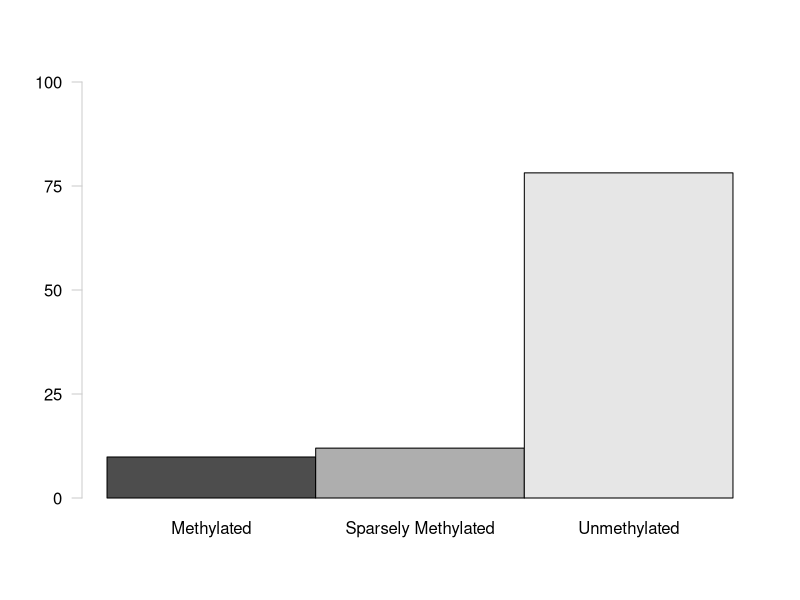
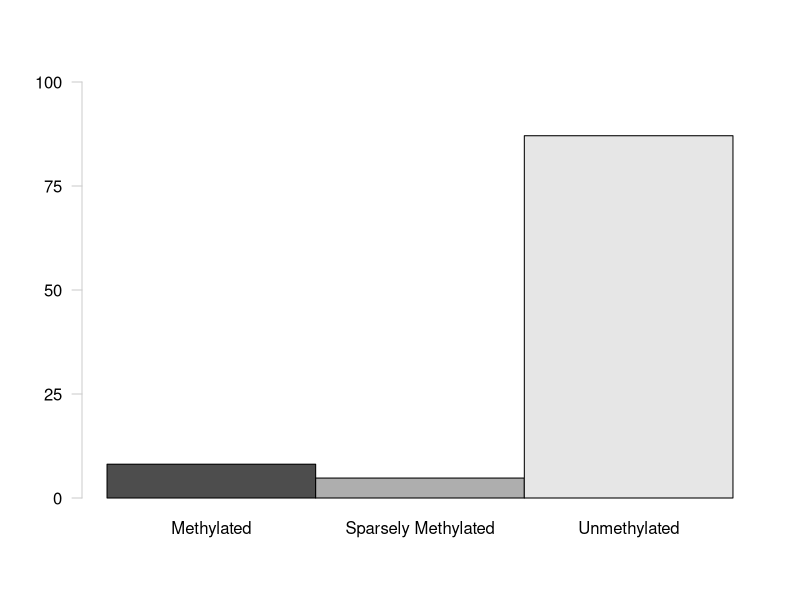
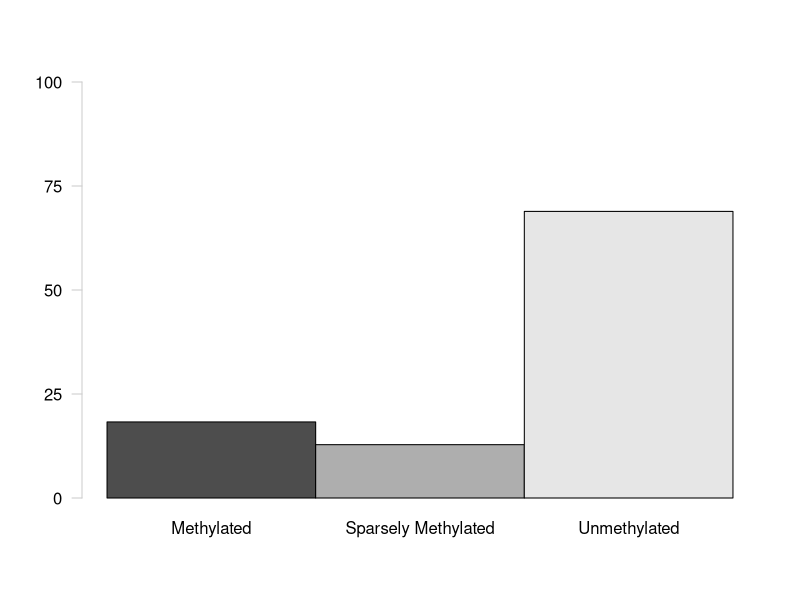
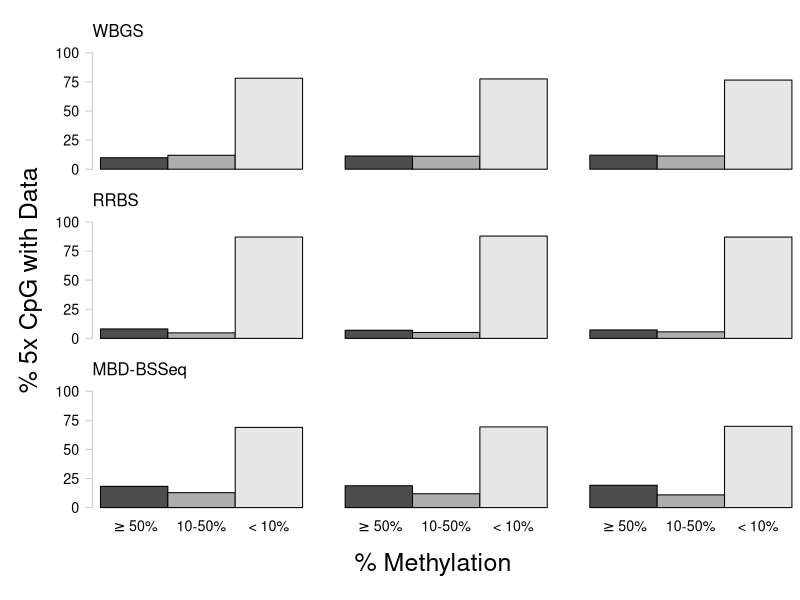
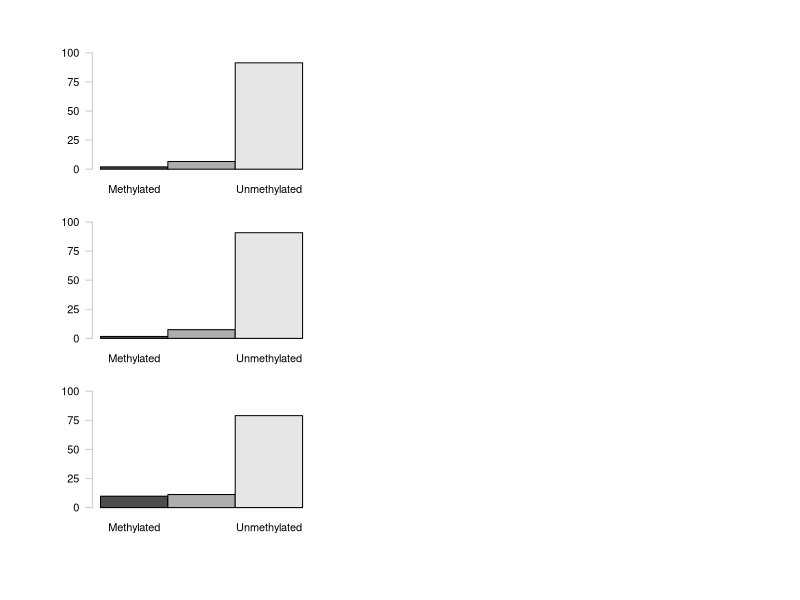
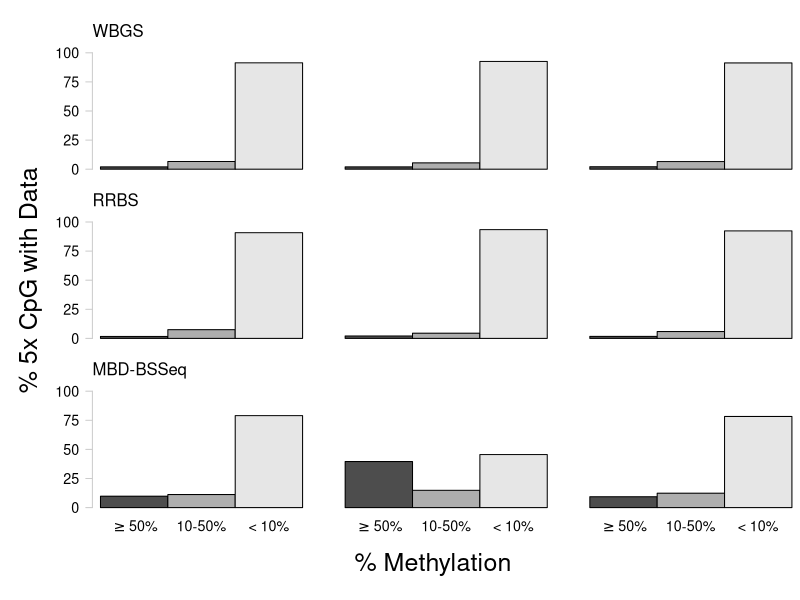

Write the R code that produced these figures, in order.
## ---- chunk 1
knitr::opts_chunk$set(echo = TRUE)
## ---- chunk 2
sessionInfo()
## ---- chunk 3
McapAll <- read.table("../analyses/Characterizing-CpG-Methylation-5x/Mcap/Mcap-5x-bedgraph-counts.txt", header = FALSE, col.names = c("totalLines", "filename")) #Import file using space as a delimiter. Columns are the number of lines and the filename
McapAll <- McapAll[-10,] #Remove last row (total lines for all files)
tail(McapAll) #Confirm import
## ---- chunk 4
McapMeth <- read.table("../analyses/Characterizing-CpG-Methylation-5x/Mcap/Mcap-5x-Meth-counts.txt", header = FALSE, col.names = c("Meth", "filename")) #Import file using space as a delimiter. Columns are the number of lines and the filename
McapMeth <- McapMeth[-10,] #Remove last row (total lines for all files)
tail(McapMeth) #Confirm import
## ---- chunk 5
McapSparseMeth <- read.table("../analyses/Characterizing-CpG-Methylation-5x/Mcap/Mcap-5x-sparseMeth-counts.txt", header = FALSE, col.names = c("sparseMeth", "filename")) #Import file using space as a delimiter. Columns are the number of lines and the filename
McapSparseMeth <- McapSparseMeth[-10,] #Remove last row (total lines for all files)
tail(McapSparseMeth) #Confirm import
## ---- chunk 6
McapUnMeth <- read.table("../analyses/Characterizing-CpG-Methylation-5x/Mcap/Mcap-5x-unMeth-counts.txt", header = FALSE, col.names = c("unMeth", "filename")) #Import file using space as a delimiter. Columns are the number of lines and the filename
McapUnMeth <- McapUnMeth[-10,] #Remove last row (total lines for all files)
tail(McapUnMeth) #Confirm import
## ---- chunk 7
McapCpGType <- cbind(McapAll, McapMeth, McapSparseMeth, McapUnMeth) #Mash tables together by column
McapCpGType <- McapCpGType[,-c(2,4,6,8)] #Remove filename columns
tail(McapCpGType) #Confirm table mashing
## ---- chunk 8
McapCpGType$percentMeth <- (McapCpGType$Meth / McapCpGType$totalLines) * 100 #Calculate percent methylated loci
McapCpGType$percentSparseMeth <- (McapCpGType$sparseMeth / McapCpGType$totalLines) * 100 #Calculate percent sparsely methylated loci
McapCpGType$percentUnMeth <- (McapCpGType$unMeth / McapCpGType$totalLines) * 100 #Calculate percent unmethylated loci
McapCpGType <- McapCpGType[,c(1, 2, 5, 3, 6, 4, 7)] #Reorganize columns
tail(McapCpGType) #Confirm calculations
## ---- chunk 9
write.table(McapCpGType, "../analyses/Characterizing-CpG-Methylation-5x/Mcap/Mcap-CpG-Type.txt", sep = "\t", quote = FALSE, row.names = TRUE) #Save summary table
## ---- chunk 10
PactAll <- read.table("../analyses/Characterizing-CpG-Methylation-5x/Pact/Pact-5x-bedgraph-counts.txt", header = FALSE, col.names = c("totalLines", "filename")) #Import file using space as a delimiter. Columns are the number of lines and the filename
PactAll <- PactAll[-10,] #Remove last row (total lines for all files)
tail(PactAll) #Confirm import
## ---- chunk 11
PactMeth <- read.table("../analyses/Characterizing-CpG-Methylation-5x/Pact/Pact-5x-Meth-counts.txt", header = FALSE, col.names = c("Meth", "filename")) #Import file using space as a delimiter. Columns are the number of lines and the filename
PactMeth <- PactMeth[-10,] #Remove last row (total lines for all files)
tail(PactMeth) #Confirm import
## ---- chunk 12
PactSparseMeth <- read.table("../analyses/Characterizing-CpG-Methylation-5x/Pact/Pact-5x-sparseMeth-counts.txt", header = FALSE, col.names = c("sparseMeth", "filename")) #Import file using space as a delimiter. Columns are the number of lines and the filename
PactSparseMeth <- PactSparseMeth[-10,] #Remove last row (total lines for all files)
tail(PactSparseMeth) #Confirm import
## ---- chunk 13
PactUnMeth <- read.table("../analyses/Characterizing-CpG-Methylation-5x/Pact/Pact-5x-unMeth-counts.txt", header = FALSE, col.names = c("unMeth", "filename")) #Import file using space as a delimiter. Columns are the number of lines and the filename
PactUnMeth <- PactUnMeth[-10,] #Remove last row (total lines for all files)
tail(PactUnMeth) #Confirm import
## ---- chunk 14
PactCpGType <- cbind(PactAll, PactMeth, PactSparseMeth, PactUnMeth) #Mash tables together by column
PactCpGType <- PactCpGType[,-c(2,4,6,8)] #Remove filename columns
tail(PactCpGType) #Confirm table mashing
## ---- chunk 15
PactCpGType$percentMeth <- (PactCpGType$Meth / PactCpGType$totalLines) * 100 #Calculate percent methylated loci
PactCpGType$percentSparseMeth <- (PactCpGType$sparseMeth / PactCpGType$totalLines) * 100 #Calculate percent sparsely methylated loci
PactCpGType$percentUnMeth <- (PactCpGType$unMeth / PactCpGType$totalLines) * 100 #Calculate percent unmethylated loci
PactCpGType <- PactCpGType[,c(1, 2, 5, 3, 6, 4, 7)] #Reorganize columns
tail(PactCpGType) #Confirm calculations
## ---- chunk 16
write.table(PactCpGType, "../analyses/Characterizing-CpG-Methylation-5x/Pact/Pact-CpG-Type.txt", sep = "\t", quote = FALSE, row.names = TRUE) #Save summary table
## ---- chunk 17
McapGeneOverlaps <- read.table("../analyses/Characterizing-CpG-Methylation-5x/Mcap/Mcap-5x-mcGenes-counts.txt", header = FALSE, col.names = c("counts", "filename")) #Import file with all file-gene overlaps
McapGeneOverlaps <- McapGeneOverlaps[-37,] #Remove final row
tail(McapGeneOverlaps) #Confirm import
## ---- chunk 18
McapGeneSummary <- data.frame("totalLines" = rep(0, times = 9),
                              "Meth" = rep(0, times = 9),
                              "sparseMeth" = rep(0, times = 9),
                              "unMeth" = rep(0, times = 9)) #Create empty dataframe for final summary table
head(McapGeneSummary) #Confirm dataframe creation
## ---- chunk 19
nLines <- length(McapGeneSummary$totalLines) #Count number of lines
for(i in 1:nLines) {
  McapGeneSummary[i,1] <- McapGeneOverlaps[i+(3*i),1]
} #For every file with the total number of CpG with data (i + (3*i)), take the value in the first column (total lines) and save it in the first column
head(McapGeneSummary) #Confirm values were added
## ---- chunk 20
for(i in 1:nLines) {
  McapGeneSummary[i,2] <- McapGeneOverlaps[(i+(3*i)-3),1]
} #For every file with the total number of CpG with data ((i + (3*i))-3), take the value in the first column (total lines) and save it in the second column
head(McapGeneSummary) #Confirm values were added
## ---- chunk 21
for(i in 1:nLines) {
  McapGeneSummary[i,3] <- McapGeneOverlaps[(i+(3*i)-2),1]
} #For every file with the total number of CpG with data ((i + (3*i))-2), take the value in the first column (total lines) and save it in the third column
head(McapGeneSummary) #Confirm values were added
## ---- chunk 22
for(i in 1:nLines) {
  McapGeneSummary[i,4] <- McapGeneOverlaps[(i+(3*i)-1),1]
} #For every file with the total number of CpG with data ((i + (3*i))-1), take the value in the first column (total lines) and save it in the fourth column
head(McapGeneSummary) #Confirm values were added
## ---- chunk 23
McapGeneSummary$percentMeth <- (McapGeneSummary$Meth / McapGeneSummary$totalLines) * 100 #Calculate percent methylated
McapGeneSummary$percentSparseMeth <- (McapGeneSummary$sparseMeth / McapGeneSummary$totalLines) * 100 #Calculate percent sparsely methylated
McapGeneSummary$percentUnMeth <- (McapGeneSummary$unMeth / McapGeneSummary$totalLines) * 100 #Calculate percent unmethylated
McapGeneSummary <- McapGeneSummary[,c(1,2,5,3,6,4,7)] #Rearrange columns
tail(McapGeneSummary) #Confirm calculations
## ---- chunk 24
write.table(McapGeneSummary, "../analyses/Characterizing-CpG-Methylation-5x/Mcap/Mcap-Gene-Overlaps.txt", sep = "\t", quote = FALSE, row.names = TRUE) #Save summary table
## ---- chunk 25
McapCDSOverlaps <- read.table("../analyses/Characterizing-CpG-Methylation-5x/Mcap/Mcap-5x-mcCDS-counts.txt", header = FALSE, col.names = c("counts", "filename")) #Import file with all file-CDS overlaps
McapCDSOverlaps <- McapCDSOverlaps[-37,] #Remove final row
tail(McapCDSOverlaps) #Confirm import
## ---- chunk 26
McapCDSSummary <- data.frame("totalLines" = rep(0, times = 9),
                              "Meth" = rep(0, times = 9),
                              "sparseMeth" = rep(0, times = 9),
                              "unMeth" = rep(0, times = 9)) #Create empty dataframe for final summary table
head(McapCDSSummary) #Confirm dataframe creation
## ---- chunk 27
nLines <- length(McapCDSSummary$totalLines) #Count number of lines
for(i in 1:nLines) {
  McapCDSSummary[i,1] <- McapCDSOverlaps[i+(3*i),1]
} #For every file with the total number of CpG with data (i + (3*i)), take the value in the first column (total lines) and save it in the first column
head(McapCDSSummary) #Confirm values were added
## ---- chunk 28
for(i in 1:nLines) {
  McapCDSSummary[i,2] <- McapCDSOverlaps[(i+(3*i)-3),1]
} #For every file with the total number of CpG with data ((i + (3*i))-3), take the value in the first column (total lines) and save it in the second column
head(McapCDSSummary) #Confirm values were added
## ---- chunk 29
for(i in 1:nLines) {
  McapCDSSummary[i,3] <- McapCDSOverlaps[(i+(3*i)-2),1]
} #For every file with the total number of CpG with data ((i + (3*i))-2), take the value in the first column (total lines) and save it in the third column
head(McapCDSSummary) #Confirm values were added
## ---- chunk 30
for(i in 1:nLines) {
  McapCDSSummary[i,4] <- McapCDSOverlaps[(i+(3*i)-1),1]
} #For every file with the total number of CpG with data ((i + (3*i))-1), take the value in the first column (total lines) and save it in the fourth column
head(McapCDSSummary) #Confirm values were added
## ---- chunk 31
McapCDSSummary$percentMeth <- (McapCDSSummary$Meth / McapCDSSummary$totalLines) * 100 #Calculate percent methylated
McapCDSSummary$percentSparseMeth <- (McapCDSSummary$sparseMeth / McapCDSSummary$totalLines) * 100 #Calculate percent sparsely methylated
McapCDSSummary$percentUnMeth <- (McapCDSSummary$unMeth / McapCDSSummary$totalLines) * 100 #Calculate percent unmethylated
McapCDSSummary <- McapCDSSummary[,c(1,2,5,3,6,4,7)] #Rearrange columns
tail(McapCDSSummary) #Confirm calculations
## ---- chunk 32
write.table(McapCDSSummary, "../analyses/Characterizing-CpG-Methylation-5x/Mcap/Mcap-CDS-Overlaps.txt", sep = "\t", quote = FALSE, row.names = TRUE) #Save summary table
## ---- chunk 33
McapIntronsOverlaps <- read.table("../analyses/Characterizing-CpG-Methylation-5x/Mcap/Mcap-5x-mcIntrons-counts.txt", header = FALSE, col.names = c("counts", "filename")) #Import file with all file-Introns overlaps
McapIntronsOverlaps <- McapIntronsOverlaps[-37,] #Remove final row
tail(McapIntronsOverlaps) #Confirm import
## ---- chunk 34
McapIntronsSummary <- data.frame("totalLines" = rep(0, times = 9),
                              "Meth" = rep(0, times = 9),
                              "sparseMeth" = rep(0, times = 9),
                              "unMeth" = rep(0, times = 9)) #Create empty dataframe for final summary table
head(McapIntronsSummary) #Confirm dataframe creation
## ---- chunk 35
nLines <- length(McapIntronsSummary$totalLines) #Count number of lines
for(i in 1:nLines) {
  McapIntronsSummary[i,1] <- McapIntronsOverlaps[i+(3*i),1]
} #For every file with the total number of CpG with data (i + (3*i)), take the value in the first column (total lines) and save it in the first column
head(McapIntronsSummary) #Confirm values were added
## ---- chunk 36
for(i in 1:nLines) {
  McapIntronsSummary[i,2] <- McapIntronsOverlaps[(i+(3*i)-3),1]
} #For every file with the total number of CpG with data ((i + (3*i))-3), take the value in the first column (total lines) and save it in the second column
head(McapIntronsSummary) #Confirm values were added
## ---- chunk 37
for(i in 1:nLines) {
  McapIntronsSummary[i,3] <- McapIntronsOverlaps[(i+(3*i)-2),1]
} #For every file with the total number of CpG with data ((i + (3*i))-2), take the value in the first column (total lines) and save it in the third column
head(McapIntronsSummary) #Confirm values were added
## ---- chunk 38
for(i in 1:nLines) {
  McapIntronsSummary[i,4] <- McapIntronsOverlaps[(i+(3*i)-1),1]
} #For every file with the total number of CpG with data ((i + (3*i))-1), take the value in the first column (total lines) and save it in the fourth column
head(McapIntronsSummary) #Confirm values were added
## ---- chunk 39
McapIntronsSummary$percentMeth <- (McapIntronsSummary$Meth / McapIntronsSummary$totalLines) * 100 #Calculate percent methylated
McapIntronsSummary$percentSparseMeth <- (McapIntronsSummary$sparseMeth / McapIntronsSummary$totalLines) * 100 #Calculate percent sparsely methylated
McapIntronsSummary$percentUnMeth <- (McapIntronsSummary$unMeth / McapIntronsSummary$totalLines) * 100 #Calculate percent unmethylated
McapIntronsSummary <- McapIntronsSummary[,c(1,2,5,3,6,4,7)] #Rearrange columns
tail(McapIntronsSummary) #Confirm calculations
## ---- chunk 40
write.table(McapIntronsSummary, "../analyses/Characterizing-CpG-Methylation-5x/Mcap/Mcap-Introns-Overlaps.txt", sep = "\t", quote = FALSE, row.names = TRUE) #Save summary table
## ---- chunk 41
McapIntergenicOverlaps <- read.table("../analyses/Characterizing-CpG-Methylation-5x/Mcap/Mcap-5x-mcIntergenic-counts.txt", header = FALSE, col.names = c("counts", "filename")) #Import file with all file-Intergenic overlaps
McapIntergenicOverlaps <- McapIntergenicOverlaps[-37,] #Remove final row
tail(McapIntergenicOverlaps) #Confirm import
## ---- chunk 42
McapIntergenicSummary <- data.frame("totalLines" = rep(0, times = 9),
                              "Meth" = rep(0, times = 9),
                              "sparseMeth" = rep(0, times = 9),
                              "unMeth" = rep(0, times = 9)) #Create empty dataframe for final summary table
head(McapIntergenicSummary) #Confirm dataframe creation
## ---- chunk 43
nLines <- length(McapIntergenicSummary$totalLines) #Count number of lines
for(i in 1:nLines) {
  McapIntergenicSummary[i,1] <- McapIntergenicOverlaps[i+(3*i),1]
} #For every file with the total number of CpG with data (i + (3*i)), take the value in the first column (total lines) and save it in the first column
head(McapIntergenicSummary) #Confirm values were added
## ---- chunk 44
for(i in 1:nLines) {
  McapIntergenicSummary[i,2] <- McapIntergenicOverlaps[(i+(3*i)-3),1]
} #For every file with the total number of CpG with data ((i + (3*i))-3), take the value in the first column (total lines) and save it in the second column
head(McapIntergenicSummary) #Confirm values were added
## ---- chunk 45
for(i in 1:nLines) {
  McapIntergenicSummary[i,3] <- McapIntergenicOverlaps[(i+(3*i)-2),1]
} #For every file with the total number of CpG with data ((i + (3*i))-2), take the value in the first column (total lines) and save it in the third column
head(McapIntergenicSummary) #Confirm values were added
## ---- chunk 46
for(i in 1:nLines) {
  McapIntergenicSummary[i,4] <- McapIntergenicOverlaps[(i+(3*i)-1),1]
} #For every file with the total number of CpG with data ((i + (3*i))-1), take the value in the first column (total lines) and save it in the fourth column
head(McapIntergenicSummary) #Confirm values were added
## ---- chunk 47
McapIntergenicSummary$percentMeth <- (McapIntergenicSummary$Meth / McapIntergenicSummary$totalLines) * 100 #Calculate percent methylated
McapIntergenicSummary$percentSparseMeth <- (McapIntergenicSummary$sparseMeth / McapIntergenicSummary$totalLines) * 100 #Calculate percent sparsely methylated
McapIntergenicSummary$percentUnMeth <- (McapIntergenicSummary$unMeth / McapIntergenicSummary$totalLines) * 100 #Calculate percent unmethylated
McapIntergenicSummary <- McapIntergenicSummary[,c(1,2,5,3,6,4,7)] #Rearrange columns
tail(McapIntergenicSummary) #Confirm calculations
## ---- chunk 48
write.table(McapIntergenicSummary, "../analyses/Characterizing-CpG-Methylation-5x/Mcap/Mcap-Intergenic-Overlaps.txt", sep = "\t", quote = FALSE, row.names = TRUE) #Save summary table
## ---- chunk 49
PactGeneOverlaps <- read.table("../analyses/Characterizing-CpG-Methylation-5x/Pact/Pact-5x-paGenes-counts.txt", header = FALSE, col.names = c("counts", "filename")) #Import file with all file-gene overlaps
PactGeneOverlaps <- PactGeneOverlaps[-37,] #Remove final row
tail(PactGeneOverlaps) #Confirm import
## ---- chunk 50
PactGeneSummary <- data.frame("totalLines" = rep(0, times = 9),
                              "Meth" = rep(0, times = 9),
                              "sparseMeth" = rep(0, times = 9),
                              "unMeth" = rep(0, times = 9)) #Create empty dataframe for final summary table
head(PactGeneSummary) #Confirm dataframe creation
## ---- chunk 51
nLines <- length(PactGeneSummary$totalLines) #Count number of lines
for(i in 1:nLines) {
  PactGeneSummary[i,1] <- PactGeneOverlaps[i+(3*i),1]
} #For every file with the total number of CpG with data (i + (3*i)), take the value in the first column (total lines) and save it in the first column
head(PactGeneSummary) #Confirm values were added
## ---- chunk 52
for(i in 1:nLines) {
  PactGeneSummary[i,2] <- PactGeneOverlaps[(i+(3*i)-3),1]
} #For every file with the total number of CpG with data ((i + (3*i))-3), take the value in the first column (total lines) and save it in the second column
head(PactGeneSummary) #Confirm values were added
## ---- chunk 53
for(i in 1:nLines) {
  PactGeneSummary[i,3] <- PactGeneOverlaps[(i+(3*i)-2),1]
} #For every file with the total number of CpG with data ((i + (3*i))-2), take the value in the first column (total lines) and save it in the third column
head(PactGeneSummary) #Confirm values were added
## ---- chunk 54
for(i in 1:nLines) {
  PactGeneSummary[i,4] <- PactGeneOverlaps[(i+(3*i)-1),1]
} #For every file with the total number of CpG with data ((i + (3*i))-1), take the value in the first column (total lines) and save it in the fourth column
head(PactGeneSummary) #Confirm values were added
## ---- chunk 55
PactGeneSummary$percentMeth <- (PactGeneSummary$Meth / PactGeneSummary$totalLines) * 100 #Calculate percent methylated
PactGeneSummary$percentSparseMeth <- (PactGeneSummary$sparseMeth / PactGeneSummary$totalLines) * 100 #Calculate percent sparsely methylated
PactGeneSummary$percentUnMeth <- (PactGeneSummary$unMeth / PactGeneSummary$totalLines) * 100 #Calculate percent unmethylated
PactGeneSummary <- PactGeneSummary[,c(1,2,5,3,6,4,7)] #Rearrange columns
tail(PactGeneSummary) #Confirm calculations
## ---- chunk 56
write.table(PactGeneSummary, "../analyses/Characterizing-CpG-Methylation-5x/Pact/Pact-Gene-Overlaps.txt", sep = "\t", quote = FALSE, row.names = TRUE) #Save summary table
## ---- chunk 57
PactCDSOverlaps <- read.table("../analyses/Characterizing-CpG-Methylation-5x/Pact/Pact-5x-paCDS-counts.txt", header = FALSE, col.names = c("counts", "filename")) #Import file with all file-CDS overlaps
PactCDSOverlaps <- PactCDSOverlaps[-37,] #Remove final row
tail(PactCDSOverlaps) #Confirm import
## ---- chunk 58
PactCDSSummary <- data.frame("totalLines" = rep(0, times = 9),
                              "Meth" = rep(0, times = 9),
                              "sparseMeth" = rep(0, times = 9),
                              "unMeth" = rep(0, times = 9)) #Create empty dataframe for final summary table
head(PactCDSSummary) #Confirm dataframe creation
## ---- chunk 59
nLines <- length(PactCDSSummary$totalLines) #Count number of lines
for(i in 1:nLines) {
  PactCDSSummary[i,1] <- PactCDSOverlaps[i+(3*i),1]
} #For every file with the total number of CpG with data (i + (3*i)), take the value in the first column (total lines) and save it in the first column
head(PactCDSSummary) #Confirm values were added
## ---- chunk 60
for(i in 1:nLines) {
  PactCDSSummary[i,2] <- PactCDSOverlaps[(i+(3*i)-3),1]
} #For every file with the total number of CpG with data ((i + (3*i))-3), take the value in the first column (total lines) and save it in the second column
head(PactCDSSummary) #Confirm values were added
## ---- chunk 61
for(i in 1:nLines) {
  PactCDSSummary[i,3] <- PactCDSOverlaps[(i+(3*i)-2),1]
} #For every file with the total number of CpG with data ((i + (3*i))-2), take the value in the first column (total lines) and save it in the third column
head(PactCDSSummary) #Confirm values were added
## ---- chunk 62
for(i in 1:nLines) {
  PactCDSSummary[i,4] <- PactCDSOverlaps[(i+(3*i)-1),1]
} #For every file with the total number of CpG with data ((i + (3*i))-1), take the value in the first column (total lines) and save it in the fourth column
head(PactCDSSummary) #Confirm values were added
## ---- chunk 63
PactCDSSummary$percentMeth <- (PactCDSSummary$Meth / PactCDSSummary$totalLines) * 100 #Calculate percent methylated
PactCDSSummary$percentSparseMeth <- (PactCDSSummary$sparseMeth / PactCDSSummary$totalLines) * 100 #Calculate percent sparsely methylated
PactCDSSummary$percentUnMeth <- (PactCDSSummary$unMeth / PactCDSSummary$totalLines) * 100 #Calculate percent unmethylated
PactCDSSummary <- PactCDSSummary[,c(1,2,5,3,6,4,7)] #Rearrange columns
tail(PactCDSSummary) #Confirm calculations
## ---- chunk 64
write.table(PactCDSSummary, "../analyses/Characterizing-CpG-Methylation-5x/Pact/Pact-CDS-Overlaps.txt", sep = "\t", quote = FALSE, row.names = TRUE) #Save summary table
## ---- chunk 65
PactIntronsOverlaps <- read.table("../analyses/Characterizing-CpG-Methylation-5x/Pact/Pact-5x-paIntron-counts.txt", header = FALSE, col.names = c("counts", "filename")) #Import file with all file-Introns overlaps
PactIntronsOverlaps <- PactIntronsOverlaps[-37,] #Remove final row
tail(PactIntronsOverlaps) #Confirm import
## ---- chunk 66
PactIntronsSummary <- data.frame("totalLines" = rep(0, times = 9),
                              "Meth" = rep(0, times = 9),
                              "sparseMeth" = rep(0, times = 9),
                              "unMeth" = rep(0, times = 9)) #Create empty dataframe for final summary table
head(PactIntronsSummary) #Confirm dataframe creation
## ---- chunk 67
nLines <- length(PactIntronsSummary$totalLines) #Count number of lines
for(i in 1:nLines) {
  PactIntronsSummary[i,1] <- PactIntronsOverlaps[i+(3*i),1]
} #For every file with the total number of CpG with data (i + (3*i)), take the value in the first column (total lines) and save it in the first column
head(PactIntronsSummary) #Confirm values were added
## ---- chunk 68
for(i in 1:nLines) {
  PactIntronsSummary[i,2] <- PactIntronsOverlaps[(i+(3*i)-3),1]
} #For every file with the total number of CpG with data ((i + (3*i))-3), take the value in the first column (total lines) and save it in the second column
head(PactIntronsSummary) #Confirm values were added
## ---- chunk 69
for(i in 1:nLines) {
  PactIntronsSummary[i,3] <- PactIntronsOverlaps[(i+(3*i)-2),1]
} #For every file with the total number of CpG with data ((i + (3*i))-2), take the value in the first column (total lines) and save it in the third column
head(PactIntronsSummary) #Confirm values were added
## ---- chunk 70
for(i in 1:nLines) {
  PactIntronsSummary[i,4] <- PactIntronsOverlaps[(i+(3*i)-1),1]
} #For every file with the total number of CpG with data ((i + (3*i))-1), take the value in the first column (total lines) and save it in the fourth column
head(PactIntronsSummary) #Confirm values were added
## ---- chunk 71
PactIntronsSummary$percentMeth <- (PactIntronsSummary$Meth / PactIntronsSummary$totalLines) * 100 #Calculate percent methylated
PactIntronsSummary$percentSparseMeth <- (PactIntronsSummary$sparseMeth / PactIntronsSummary$totalLines) * 100 #Calculate percent sparsely methylated
PactIntronsSummary$percentUnMeth <- (PactIntronsSummary$unMeth / PactIntronsSummary$totalLines) * 100 #Calculate percent unmethylated
PactIntronsSummary <- PactIntronsSummary[,c(1,2,5,3,6,4,7)] #Rearrange columns
tail(PactIntronsSummary) #Confirm calculations
## ---- chunk 72
write.table(PactIntronsSummary, "../analyses/Characterizing-CpG-Methylation-5x/Pact/Pact-Introns-Overlaps.txt", sep = "\t", quote = FALSE, row.names = TRUE) #Save summary table
## ---- chunk 73
PactIntergenicOverlaps <- read.table("../analyses/Characterizing-CpG-Methylation-5x/Pact/Pact-5x-paIntergenic-counts.txt", header = FALSE, col.names = c("counts", "filename")) #Import file with all file-Intergenic overlaps
PactIntergenicOverlaps <- PactIntergenicOverlaps[-37,] #Remove final row
tail(PactIntergenicOverlaps) #Confirm import
## ---- chunk 74
PactIntergenicSummary <- data.frame("totalLines" = rep(0, times = 9),
                              "Meth" = rep(0, times = 9),
                              "sparseMeth" = rep(0, times = 9),
                              "unMeth" = rep(0, times = 9)) #Create empty dataframe for final summary table
head(PactIntergenicSummary) #Confirm dataframe creation
## ---- chunk 75
nLines <- length(PactIntergenicSummary$totalLines) #Count number of lines
for(i in 1:nLines) {
  PactIntergenicSummary[i,1] <- PactIntergenicOverlaps[i+(3*i),1]
} #For every file with the total number of CpG with data (i + (3*i)), take the value in the first column (total lines) and save it in the first column
head(PactIntergenicSummary) #Confirm values were added
## ---- chunk 76
for(i in 1:nLines) {
  PactIntergenicSummary[i,2] <- PactIntergenicOverlaps[(i+(3*i)-3),1]
} #For every file with the total number of CpG with data ((i + (3*i))-3), take the value in the first column (total lines) and save it in the second column
head(PactIntergenicSummary) #Confirm values were added
## ---- chunk 77
for(i in 1:nLines) {
  PactIntergenicSummary[i,3] <- PactIntergenicOverlaps[(i+(3*i)-2),1]
} #For every file with the total number of CpG with data ((i + (3*i))-2), take the value in the first column (total lines) and save it in the third column
head(PactIntergenicSummary) #Confirm values were added
## ---- chunk 78
for(i in 1:nLines) {
  PactIntergenicSummary[i,4] <- PactIntergenicOverlaps[(i+(3*i)-1),1]
} #For every file with the total number of CpG with data ((i + (3*i))-1), take the value in the first column (total lines) and save it in the fourth column
head(PactIntergenicSummary) #Confirm values were added
## ---- chunk 79
PactIntergenicSummary$percentMeth <- (PactIntergenicSummary$Meth / PactIntergenicSummary$totalLines) * 100 #Calculate percent methylated
PactIntergenicSummary$percentSparseMeth <- (PactIntergenicSummary$sparseMeth / PactIntergenicSummary$totalLines) * 100 #Calculate percent sparsely methylated
PactIntergenicSummary$percentUnMeth <- (PactIntergenicSummary$unMeth / PactIntergenicSummary$totalLines) * 100 #Calculate percent unmethylated
PactIntergenicSummary <- PactIntergenicSummary[,c(1,2,5,3,6,4,7)] #Rearrange columns
tail(PactIntergenicSummary) #Confirm calculations
## ---- chunk 80
write.table(PactIntergenicSummary, "../analyses/Characterizing-CpG-Methylation-5x/Pact/Pact-Intergenic-Overlaps.txt", sep = "\t", quote = FALSE, row.names = TRUE) #Save summary table
## ---- chunk 81
McapCpGTypePercents <- McapCpGType[,c(3,5,7)] #Keep only columns with % total CpG information
head(McapCpGTypePercents) #Check reorganization
## ---- chunk 82
#Create test plots

barplot(t(McapCpGTypePercents[1,]), beside = TRUE, ylim = c(0,100), names.arg = c("Methylated", "Sparsely Methylated", "Unmethylated"), axes = FALSE) #Sample 1, WGBS
axis(side = 2, at = seq(0, 100, by = 25), las = 2, col = "grey80")

barplot(t(McapCpGTypePercents[4,]), beside = TRUE, ylim = c(0,100), names.arg = c("Methylated", "Sparsely Methylated", "Unmethylated"), axes = FALSE) #Sample 1, RRBS
axis(side = 2, at = seq(0, 100, by = 25), las = 2, col = "grey80")

barplot(t(McapCpGTypePercents[7,]), beside = TRUE, ylim = c(0,100), names.arg = c("Methylated", "Sparsely Methylated", "Unmethylated"), axes = FALSE) #Sample 1, MBD-BSSeq
axis(side = 2, at = seq(0, 100, by = 25), las = 2, col = "grey80")
## ---- chunk 83
#pdf("../analyses/Characterizing-CpG-Methylation-5x/Mcap/Mcap-CpG-Type.pdf", height = 8.5, width = 11) #Save file as pdf

par(mfcol = c(3,3), mar = c(2, 2, 2, 0), oma = c(5, 5, 2, 0)) #Fill in multipanel plot by column and adjust inner and outer margins

barplot(t(McapCpGTypePercents[1,]), beside = TRUE, ylim = c(0,100), names.arg = FALSE, axes = FALSE) #Sample 1, WGBS
axis(side = 2, at = seq(0, 100, by = 25), las = 2, col = "grey80", cex.axis = 1.3) #Add y-axis
mtext(side = 3, "WBGS", adj = 0, line = 1) #Add sequencing information

barplot(t(McapCpGTypePercents[4,]), beside = TRUE, ylim = c(0,100), names.arg = FALSE, axes = FALSE) #Sample 1, RRBS
mtext(side = 3, "RRBS", adj = 0, line = 1) #Add sequencing information
axis(side = 2, at = seq(0, 100, by = 25), las = 2, col = "grey80", cex.axis = 1.3) #Add y-axis
mtext(side = 2, outer = TRUE, "% 5x CpG with Data", cex = 1.5, line = 2) #Add y-axis label

barplot(t(McapCpGTypePercents[7,]), beside = TRUE, ylim = c(0,100), names.arg = c(expression("">= "50%"), "10-50%", "< 10%"), cex.names = 1.3, axes = FALSE) #Sample 1, MBD-BSSeq
mtext(side = 3, "MBD-BSSeq", adj = 0, line = 1) #Add sequencing information
axis(side = 2, at = seq(0, 100, by = 25), las = 2, col = "grey80", cex.axis = 1.3) #Add y-axis

barplot(t(McapCpGTypePercents[2,]), beside = TRUE, ylim = c(0,100), names.arg = FALSE, axes = FALSE) #Sample 2, WGBS
barplot(t(McapCpGTypePercents[5,]), beside = TRUE, ylim = c(0,100), names.arg = FALSE, axes = FALSE) #Sample 2, RRBS
barplot(t(McapCpGTypePercents[8,]), beside = TRUE, ylim = c(0,100), names.arg = c(expression("">= "50%"), "10-50%", "< 10%"), cex.names = 1.3, axes = FALSE) #Sample 2, MBD-BSSeq
mtext(side = 1, outer = TRUE, "% Methylation", cex = 1.5, line = 2) #Add x-axis label

barplot(t(McapCpGTypePercents[3,]), beside = TRUE, ylim = c(0,100), names.arg = FALSE, axes = FALSE) #Sample 3, WGBS
barplot(t(McapCpGTypePercents[6,]), beside = TRUE, ylim = c(0,100), names.arg = FALSE, axes = FALSE) #Sample 3, RRBS
barplot(t(McapCpGTypePercents[9,]), beside = TRUE, ylim = c(0,100), names.arg = c(expression("">= "50%"), "10-50%", "< 10%"), cex.names = 1.3, axes = FALSE) #Sample 3, MBD-BSSeq

#dev.off() #Turn off plotting device
## ---- chunk 84
PactCpGTypePercents <- PactCpGType[,c(3,5,7)] #Keep only columns with % total CpG information
tail(PactCpGTypePercents) #Check reorganization
## ---- chunk 85
#Create test plots

barplot(t(PactCpGTypePercents[1,]), beside = TRUE, ylim = c(0,100), names.arg = c("Methylated", "Sparsely Methylated", "Unmethylated"), axes = FALSE) #Sample 1, WGBS
axis(side = 2, at = seq(0, 100, by = 25), las = 2, col = "grey80")

barplot(t(PactCpGTypePercents[4,]), beside = TRUE, ylim = c(0,100), names.arg = c("Methylated", "Sparsely Methylated", "Unmethylated"), axes = FALSE) #Sample 1, RRBS
axis(side = 2, at = seq(0, 100, by = 25), las = 2, col = "grey80")

barplot(t(PactCpGTypePercents[7,]), beside = TRUE, ylim = c(0,100), names.arg = c("Methylated", "Sparsely Methylated", "Unmethylated"), axes = FALSE) #Sample 1, MBD-BSSeq
axis(side = 2, at = seq(0, 100, by = 25), las = 2, col = "grey80")
## ---- chunk 86
#pdf("../analyses/Characterizing-CpG-Methylation-5x/Pact/Pact-CpG-Type.pdf", height = 8.5, width = 11) #Save file as pdf

par(mfcol = c(3,3), mar = c(2, 2, 2, 0), oma = c(5, 5, 2, 0)) #Fill in multipanel plot by column and adjust inner and outer margins

barplot(t(PactCpGTypePercents[1,]), beside = TRUE, ylim = c(0,100), names.arg = FALSE, axes = FALSE) #Sample 1, WGBS
mtext(side = 3, "WBGS", adj = 0, line = 1) #Add sequencing information
axis(side = 2, at = seq(0, 100, by = 25), las = 2, col = "grey80", cex.axis = 1.3) #Add y-axis

barplot(t(PactCpGTypePercents[4,]), beside = TRUE, ylim = c(0,100), names.arg = FALSE, axes = FALSE) #Sample 1, RRBS
mtext(side = 3, "RRBS", adj = 0, line = 1) #Add sequencing information
axis(side = 2, at = seq(0, 100, by = 25), las = 2, col = "grey80", cex.axis = 1.3) #Add y-axis
mtext(side = 2, outer = TRUE, "% 5x CpG with Data", cex = 1.5, line = 2) #Add y-axis label

barplot(t(PactCpGTypePercents[7,]), beside = TRUE, ylim = c(0,100), names.arg = c(expression("">= "50%"), "10-50%", "< 10%"), cex.names = 1.3, axes = FALSE) #Sample 1, MBD-BSSeq
mtext(side = 3, "MBD-BSSeq", adj = 0, line = 1) #Add sequencing information
axis(side = 2, at = seq(0, 100, by = 25), las = 2, col = "grey80", cex.axis = 1.3) #Add y-axis

barplot(t(PactCpGTypePercents[2,]), beside = TRUE, ylim = c(0,100), names.arg = FALSE, axes = FALSE) #Sample 2, WGBS
barplot(t(PactCpGTypePercents[5,]), beside = TRUE, ylim = c(0,100), names.arg = FALSE, axes = FALSE) #Sample 2, RRBS
barplot(t(PactCpGTypePercents[8,]), beside = TRUE, ylim = c(0,100), names.arg = c(expression("">= "50%"), "10-50%", "< 10%"), cex.names = 1.3, axes = FALSE) #Sample 2, MBD-BSSeq
mtext(side = 1, outer = TRUE, "% Methylation", cex = 1.5, line = 2) #Add x-axis label

barplot(t(PactCpGTypePercents[3,]), beside = TRUE, ylim = c(0,100), names.arg = FALSE, axes = FALSE) #Sample 3, WGBS
barplot(t(PactCpGTypePercents[6,]), beside = TRUE, ylim = c(0,100), names.arg = FALSE, axes = FALSE) #Sample 3, RRBS
barplot(t(PactCpGTypePercents[9,]), beside = TRUE, ylim = c(0,100), names.arg = c(expression("">= "50%"), "10-50%", "< 10%"), cex.names = 1.3, axes = FALSE) #Sample 3, MBD-BSSeq

#dev.off() #Turn off plotting device
